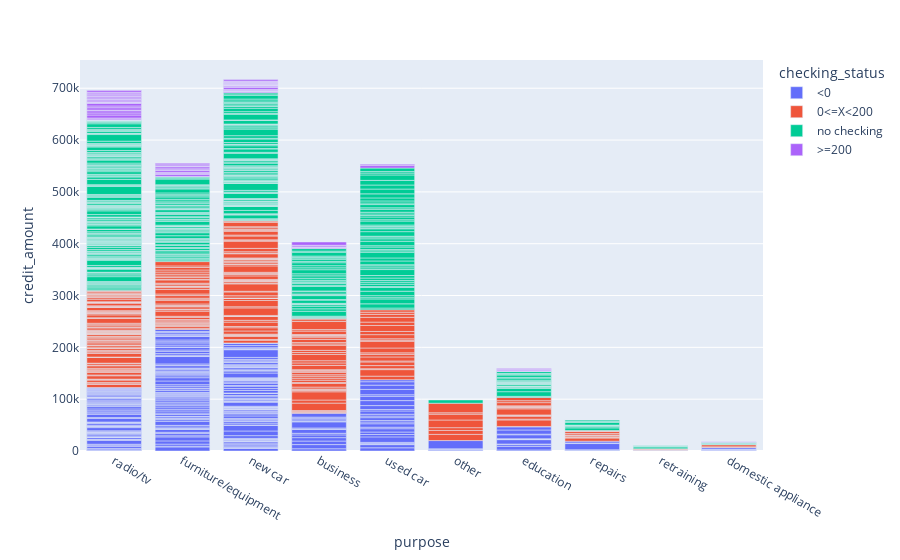

Notebook cell for this chart:
### Markdown cell above
### Analysis Question: Based on the purpose of the purchase how much credit do people take out and what is their checking account status?

### Code cell
px.bar(df, x = "purpose", y = "credit_amount", color="checking_status")

### Figure 1 — Plotly figure (JSON) as saved in the notebook; plotly's stock layout.template omitted (floating-point values rounded to 4 significant figures; data arrays with more than 128 entries replaced by an {"elided": "..."} marker saying what was removed)
{"data": [{"alignmentgroup": "True", "hovertemplate": "checking_status=<0<br>purpose=%{x}<br>credit_amount=%{y}<extra></extra>", "legendgroup": "<0", "marker": {"color": "#636efa", "pattern": {"shape": ""}}, "name": "<0", "offsetgroup": "<0", "orientation": "v", "showlegend": true, "textposition": "auto", "type": "bar", "x": {"elided": "274 str values"}, "xaxis": "x", "y": {"elided": "274 int values"}, "yaxis": "y"}, {"alignmentgroup": "True", "hovertemplate": "checking_status=0<=X<200<br>purpose=%{x}<br>credit_amount=%{y}<extra></extra>", "legendgroup": "0<=X<200", "marker": {"color": "#EF553B", "pattern": {"shape": ""}}, "name": "0<=X<200", "offsetgroup": "0<=X<200", "orientation": "v", "showlegend": true, "textposition": "auto", "type": "bar", "x": {"elided": "269 str values"}, "xaxis": "x", "y": {"elided": "269 int values"}, "yaxis": "y"}, {"alignmentgroup": "True", "hovertemplate": "checking_status=no checking<br>purpose=%{x}<br>credit_amount=%{y}<extra></extra>", "legendgroup": "no checking", "marker": {"color": "#00cc96", "pattern": {"shape": ""}}, "name": "no checking", "offsetgroup": "no checking", "orientation": "v", "showlegend": true, "textposition": "auto", "type": "bar", "x": {"elided": "394 str values"}, "xaxis": "x", "y": {"elided": "394 int values"}, "yaxis": "y"}, {"alignmentgroup": "True", "hovertemplate": "checking_status=>=200<br>purpose=%{x}<br>credit_amount=%{y}<extra></extra>", "legendgroup": ">=200", "marker": {"color": "#ab63fa", "pattern": {"shape": ""}}, "name": ">=200", "offsetgroup": ">=200", "orientation": "v", "showlegend": true, "textposition": "auto", "type": "bar", "x": ["radio/tv", "furniture/equipment", "radio/tv", "domestic appliance", "new car", "furniture/equipment", "education", "new car", "radio/tv", "new car", "radio/tv", "business", "radio/tv", "radio/tv", "furniture/equipment", "furniture/equipment", "radio/tv", "used car", "new car", "furniture/equipment", "new car", "radio/tv", "new car", "radio/tv", "new car", "new car", "new car", "business", "furniture/equipment", "radio/tv", "new car", "radio/tv", "used car", "business", "education", "furniture/equipment", "furniture/equipment", "radio/tv", "furniture/equipment", "new car", "furniture/equipment", "new car", "radio/tv", "education", "radio/tv", "radio/tv", "education", "radio/tv", "radio/tv", "radio/tv", "business", "new car", "radio/tv", "new car", "furniture/equipment", "radio/tv", "radio/tv", "new car", "radio/tv", "radio/tv", "radio/tv", "new car", "business"], "xaxis": "x", "y": [409, 1474, 2100, 1225, 1961, 3617, 392, 781, 1881, 709, 5848, 1908, 3913, 4210, 1925, 2251, 1445, 4796, 1344, 3749, 1494, 4473, 3949, 3399, 2247, 1330, 939, 609, 1424, 5152, 1323, 1126, 2360, 2687, 2319, 3049, 2864, 683, 1275, 1240, 2116, 947, 1297, 1047, 3017, 1347, 1905, 1377, 3148, 1337, 1275, 1299, 1271, 1480, 2892, 3016, 2327, 1343, 745, 3656, 1258, 2923, 6289], "yaxis": "y"}], "layout": {"autosize": true, "barmode": "relative", "legend": {"title": {"text": "checking_status"}, "tracegroupgap": 0}, "margin": {"t": 60}, "xaxis": {"anchor": "y", "autorange": true, "domain": [0, 1], "range": [-0.5, 9.5], "title": {"text": "purpose"}, "type": "category"}, "yaxis": {"anchor": "x", "autorange": true, "domain": [0, 1], "range": [0, 754500.0], "title": {"text": "credit_amount"}, "type": "linear"}}}
